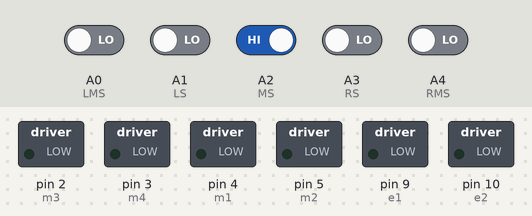
The sketch below on a simulated Arduino Uno, built with avr-gcc and run on an emulated ATmega328P. Parts: switched loads named in the sketch (green lamp = pin HIGH). The test bench sets the inputs (shaded band); at power-on: A2 (MS) HIGH, A0 (LMS), A1 (LS), A3 (RS), A4 (RMS) LOW.

Above: at 1.2 s.
1.3 s: A0 (LMS) driven HIGH and A1 (LS) driven HIGH and A2 (MS) driven LOW and A3 (RS) driven HIGH and A4 (RMS) driven HIGH
At 2.3 s:
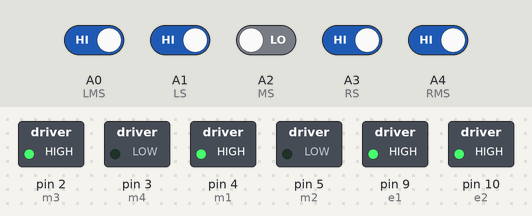
2.8 s: A1 (LS) driven LOW
At 3.5 s:
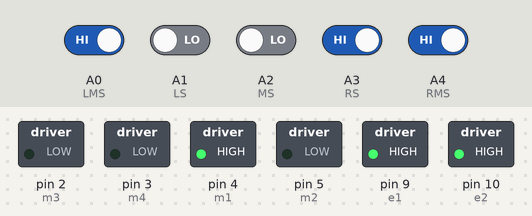
4.3 s: A1 (LS) driven HIGH
At 4.6 s:
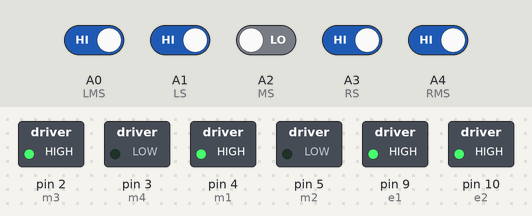
5.8 s: A3 (RS) driven LOW
At 7.0 s:
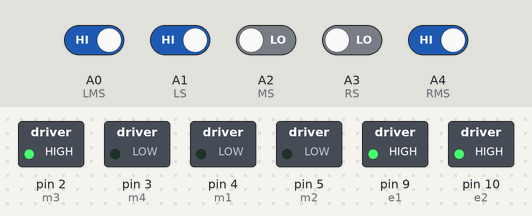
7.3 s: A3 (RS) driven HIGH
At 8.1 s:
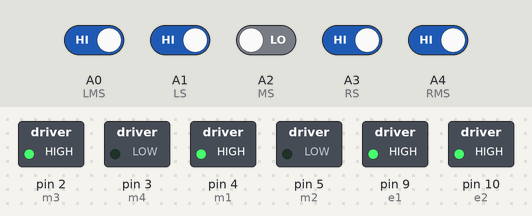
8.8 s: A2 (MS) driven HIGH and A4 (RMS) driven LOW
At 9.2 s:
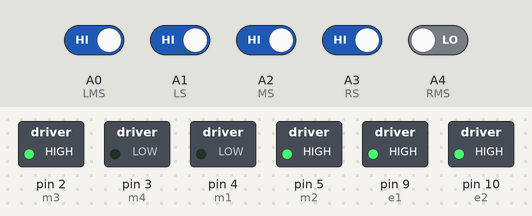
Timing chart, 0 to 11.3 s (numbered marks = the images above; inputs shaded):
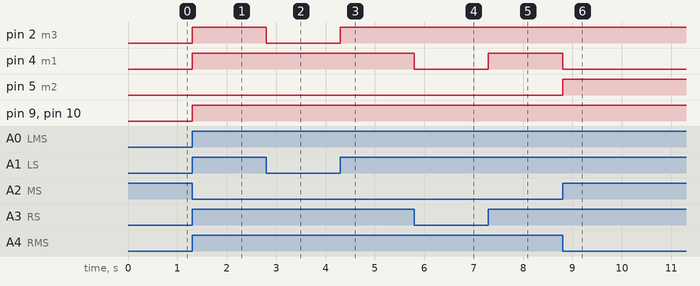

Measured:
- after the input at 1.3 s, pin 2 (m3), pin 4 (m1), pin 9 (e1), pin 10 (e2): LOW → HIGH at once
- after the input at 2.8 s, pin 2 (m3): HIGH → LOW at once
- after the input at 4.3 s, pin 2 (m3): LOW → HIGH at once
- after the input at 5.8 s, pin 4 (m1): HIGH → LOW at once
- after the input at 7.3 s, pin 4 (m1): LOW → HIGH at once
- after the input at 8.8 s, pin 4 (m1): HIGH → LOW at once; pin 5 (m2): LOW → HIGH at once

The sketch:

LineFollowingRobot__2.0_.ino
```cpp
#define m1 4  //Right Motor MA1
#define m2 5  //Right Motor MA2
#define m3 2  //Left Motor MB1
#define m4 3  //Left Motor MB2
#define e1 9  //Right Motor Enable Pin EA
#define e2 10 //Left Motor Enable Pin EB

//**********5 Channel IR Sensor Connection**********//
#define LMS A0
#define LS A1
#define MS A2
#define RS A3
#define RMS A4


void setup() {
  pinMode(m1, OUTPUT);
  pinMode(m2, OUTPUT);
  pinMode(m3, OUTPUT);
  pinMode(m4, OUTPUT);
  pinMode(e1, OUTPUT);
  pinMode(e2, OUTPUT);
  pinMode(LMS, INPUT);
  pinMode(LS, INPUT);
  pinMode(MS, INPUT);
  pinMode(RS, INPUT);
  pinMode(RMS, INPUT);
}

void loop() {
  //Reading Sensor Values
  int s1 = digitalRead(LMS);  //Left Most Sensor
  int s2 = digitalRead(LS);  //Left Sensor
  int s3 = digitalRead(MS);  //Middle Sensor
  int s4 = digitalRead(RS);  //Right Sensor
  int s5 = digitalRead(RMS);  //Right Most Sensor

  //if only middle sensor detects black line
  if((s1 == 1) && (s2 == 1) && (s3 == 0) && (s4 == 1) && (s5 == 1))
  {
    //going forward with full speed
    analogWrite(e1, 255); //The speed of the motors from 0-255
    analogWrite(e2, 255); //The speed of the motors from 0-255
    digitalWrite(m1, HIGH);
    digitalWrite(m2, LOW);
    digitalWrite(m3, HIGH);
    digitalWrite(m4, LOW);
  }

  //if only left sensor detects black line
  if((s1 == 1) && (s2 == 0) && (s3 == 1) && (s4 == 1) && (s5 == 1))
  {
    //going right with full speed
    analogWrite(e1, 255);
    analogWrite(e2, 255);
    digitalWrite(m1, HIGH);
    digitalWrite(m2, LOW);
    digitalWrite(m3, LOW);
    digitalWrite(m4, LOW);
  }

  //if only left most sensor detects black line
  if((s1 == 0) && (s2 == 1) && (s3 == 1) && (s4 == 1) && (s5 == 1))
  {
    //going right with full speed
    analogWrite(e1, 255);
    analogWrite(e2, 255);
    digitalWrite(m1, HIGH);
    digitalWrite(m2, LOW);
    digitalWrite(m3, LOW);
    digitalWrite(m4, HIGH);
  }

  //if only right sensor detects black line
  if((s1 == 1) && (s2 == 1) && (s3 == 1) && (s4 == 0) && (s5 == 1))
  {
    //going left with full speed
    analogWrite(e1, 255);
    analogWrite(e2, 255);
    digitalWrite(m1, LOW);
    digitalWrite(m2, LOW);
    digitalWrite(m3, HIGH);
    digitalWrite(m4, LOW);
  }

  //if only right most sensor detects black line
  if((s1 == 1) && (s2 == 1) && (s3 == 1) && (s4 == 1) && (s5 == 0))
  {
    //going left with full speed
    analogWrite(e1, 255);
    analogWrite(e2, 255);
    digitalWrite(m1, LOW);
    digitalWrite(m2, HIGH);
    digitalWrite(m3, HIGH);
    digitalWrite(m4, LOW);
  }

  //if middle and right sensor detects black line
  if((s1 == 1) && (s2 == 1) && (s3 == 0) && (s4 == 0) && (s5 == 1))
  {
    //going left with full speed
    analogWrite(e1, 255);
    analogWrite(e2, 255);
    digitalWrite(m1, LOW);
    digitalWrite(m2, LOW);
    digitalWrite(m3, HIGH);
    digitalWrite(m4, LOW);
  }

  //if middle and left sensor detects black line
  if((s1 == 1) && (s2 == 0) && (s3 == 0) && (s4 == 1) && (s5 == 1))
  {
    //going right with full speed
    analogWrite(e1, 255);
    analogWrite(e2, 255);
    digitalWrite(m1, HIGH);
    digitalWrite(m2, LOW);
    digitalWrite(m3, LOW);
    digitalWrite(m4, LOW);
  }

  //if middle, left and left most sensor detects black line
  if((s1 == 0) && (s2 == 0) && (s3 == 0) && (s4 == 1) && (s5 == 1))
  {
    //going right with full speed
    analogWrite(e1, 255);
    analogWrite(e2, 255);
    digitalWrite(m1, HIGH);
    digitalWrite(m2, LOW);
    digitalWrite(m3, LOW);
    digitalWrite(m4, LOW);
  }

  //if middle, right and right most sensor detects black line
  if((s1 == 1) && (s2 == 1) && (s3 == 0) && (s4 == 0) && (s5 == 0))
  {
    //going left with full speed
    analogWrite(e1, 255);
    analogWrite(e2, 255);
    digitalWrite(m1, LOW);
    digitalWrite(m2, LOW);
    digitalWrite(m3, HIGH);
    digitalWrite(m4, LOW);
  }

  //if all sensors are on a black line
  if((s1 == 0) && (s2 == 0) && (s3 == 0) && (s4 == 0) && (s5 == 0))
  {
    //stop
    digitalWrite(m1, LOW);
    digitalWrite(m2, LOW);
    digitalWrite(m3, LOW);
    digitalWrite(m4, LOW);
  }
}
```
